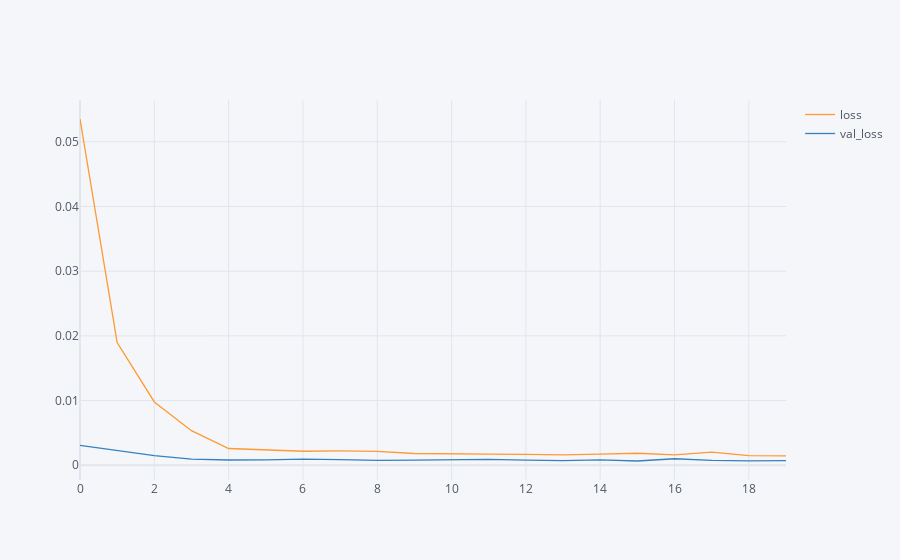

This figure's notebook cell:
### Code cell
loss_df = pd.DataFrame(model2.history.history)
loss_df.iplot()

### Figure 1 — Plotly figure (JSON) as saved in the notebook; plotly's stock layout.template omitted (floating-point values rounded to 4 significant figures)
{"data": [{"line": {"color": "rgba(255, 153, 51, 1.0)", "dash": "solid", "shape": "linear", "width": 1.3}, "mode": "lines", "name": "loss", "text": "", "type": "scatter", "x": [0, 1, 2, 3, 4, 5, 6, 7, 8, 9, 10, 11, 12, 13, 14, 15, 16, 17, 18, 19], "y": [0.05352, 0.01897, 0.009783, 0.005344, 0.002585, 0.002385, 0.00216, 0.002208, 0.002133, 0.001818, 0.00172, 0.001709, 0.001675, 0.001615, 0.001715, 0.001857, 0.001598, 0.002042, 0.001502, 0.001457]}, {"line": {"color": "rgba(55, 128, 191, 1.0)", "dash": "solid", "shape": "linear", "width": 1.3}, "mode": "lines", "name": "val_loss", "text": "", "type": "scatter", "x": [0, 1, 2, 3, 4, 5, 6, 7, 8, 9, 10, 11, 12, 13, 14, 15, 16, 17, 18, 19], "y": [0.003076, 0.002262, 0.001501, 0.0009495, 0.0008111, 0.0008319, 0.0009591, 0.000883, 0.0007467, 0.0007926, 0.0008524, 0.0009141, 0.0007989, 0.0007151, 0.0008163, 0.0006565, 0.001002, 0.000752, 0.0006653, 0.0007141]}], "layout": {"legend": {"bgcolor": "#F5F6F9", "font": {"color": "#4D5663"}}, "paper_bgcolor": "#F5F6F9", "plot_bgcolor": "#F5F6F9", "title": {"font": {"color": "#4D5663"}}, "xaxis": {"gridcolor": "#E1E5ED", "showgrid": true, "tickfont": {"color": "#4D5663"}, "title": {"font": {"color": "#4D5663"}, "text": ""}, "zerolinecolor": "#E1E5ED", "type": "linear", "range": [0, 19], "autorange": true}, "yaxis": {"gridcolor": "#E1E5ED", "showgrid": true, "tickfont": {"color": "#4D5663"}, "title": {"font": {"color": "#4D5663"}, "text": ""}, "zerolinecolor": "#E1E5ED", "type": "linear", "range": [-0.002281, 0.05646], "autorange": true}, "autosize": true}}
